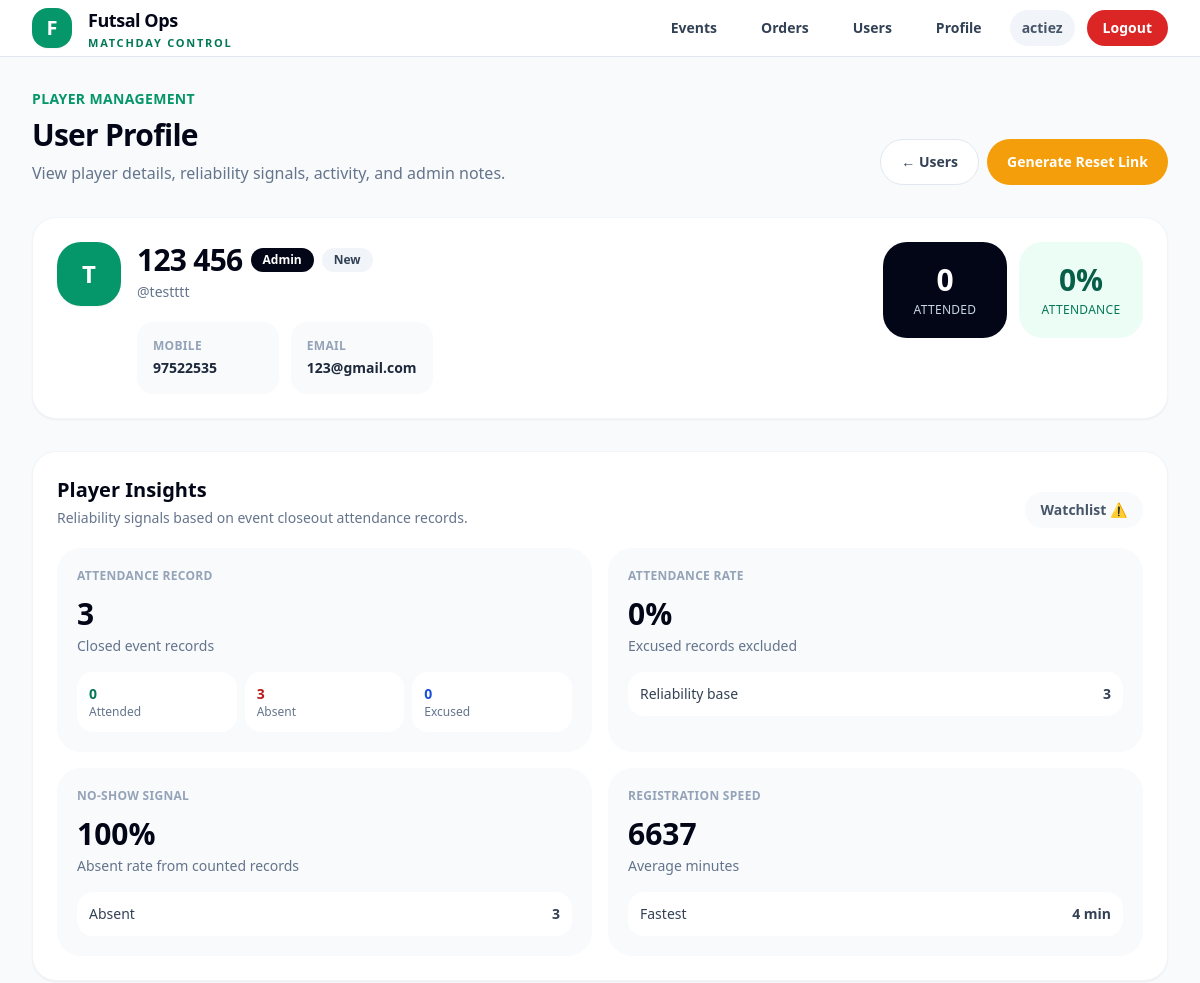
/users/9/ (signed in, upper part), run on an earlier commit of the app's database.
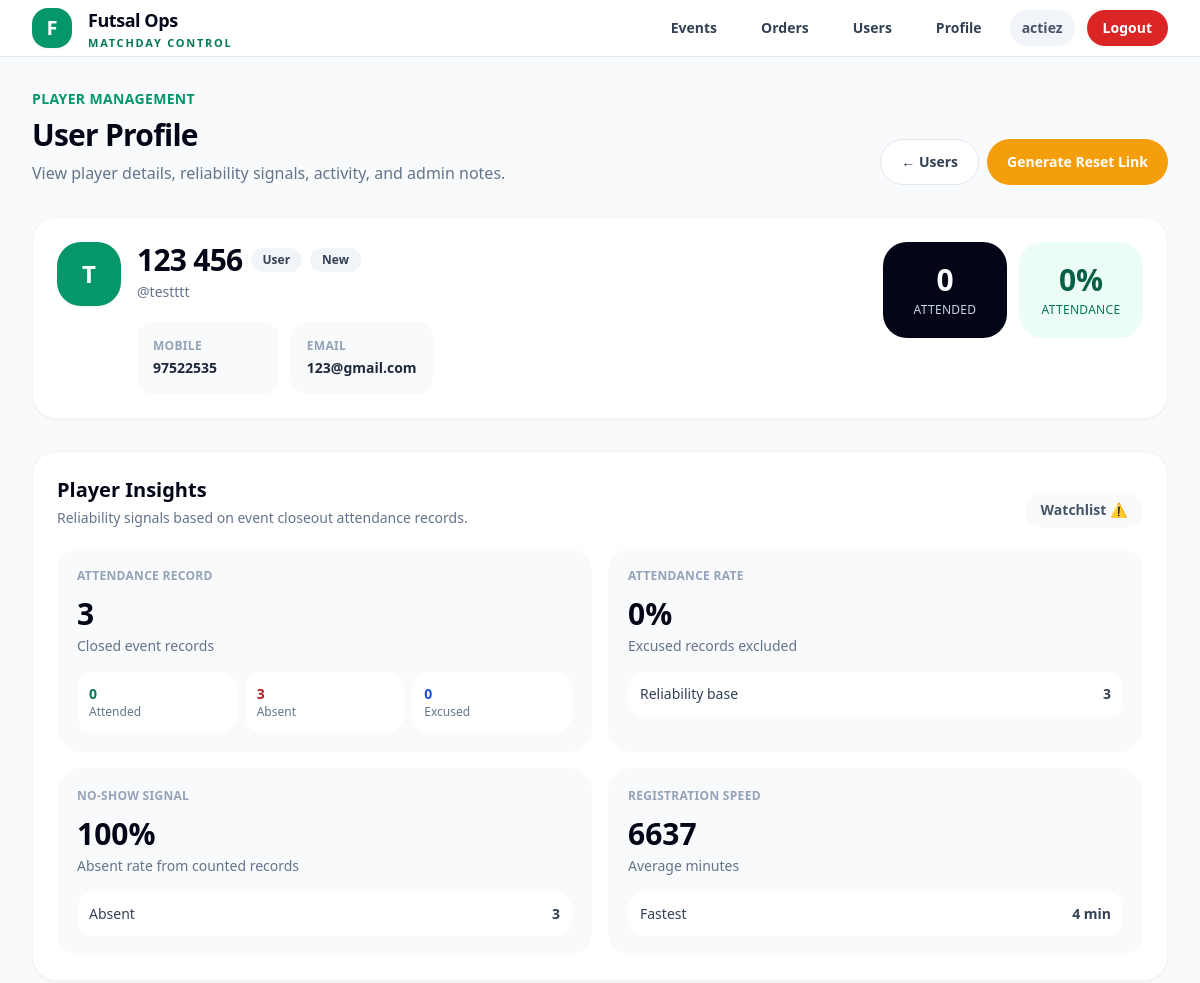
And on a later commit of the database.
### accounts/views.py (the view, shortened to what this page needs)
# urls.py: path("users/<int:user_id>/", views.admin_user_profile, name="admin_user_profile"),
@login_required
def admin_user_profile(request, user_id):
    if not request.user.is_superadmin_level():
        raise PermissionDenied("Only superadmin can access user details.")
    profile_user = get_object_or_404(User, id=user_id)
    if request.method == "POST":
        if request.POST.get("action") == "save_admin_notes":
            profile_user.admin_notes = request.POST.get("admin_notes", "")
            profile_user.save()
            messages.success(request, "Admin notes updated successfully.")
            return redirect("admin_user_profile", user_id=profile_user.id)
    current_registrations = (
        EventRegistration.objects
        .filter(
            user=profile_user,
            event__start_datetime__gte=timezone.now()
        )
        .exclude(status=EventRegistration.STATUS_REMOVED)
        .select_related("event")
        .order_by("event__start_datetime")
    )
    recent_registrations = (
        EventRegistration.objects
        .filter(
            user=profile_user,
            event__start_datetime__lt=timezone.now()
        )
        .select_related("event")
        .order_by("-event__start_datetime")[:5]
    )
    closed_closeout_statuses = [
        EventCloseout.STATUS_CLOSED_MANUAL,
        EventCloseout.STATUS_CLOSED_AUTO,
    ]
    attendance_records = (
        EventAttendance.objects
        .filter(
            user=profile_user,
            is_active=True,
            closeout__status__in=closed_closeout_statuses,
        )
        .select_related("event", "closeout")
    )
    closeout_total = attendance_records.count()
    attended = attendance_records.filter(status=EventAttendance.STATUS_ATTENDED).count()
    absent = attendance_records.filter(status=EventAttendance.STATUS_ABSENT).count()
    excused = attendance_records.filter(status=EventAttendance.STATUS_EXCUSED).count()
    reliability_base = attended + absent
    attendance_rate = 0
    if reliability_base > 0:
        attendance_rate = round((attended / reliability_base) * 100)
    no_show_rate = 0
    if reliability_base > 0:
        no_show_rate = round((absent / reliability_base) * 100)
    reliability_tag = "New Sample"
    if closeout_total == 0:
        all_regs = EventRegistration.objects.filter(user=profile_user).select_related("event")
        now = timezone.now()
        past_regs = [
            reg for reg in all_regs
            if reg.event.end_datetime and reg.event.end_datetime < now
        ]
        closeout_total = len(past_regs)
        attended = len([
            reg for reg in past_regs
            if reg.status == EventRegistration.STATUS_PLAYING
        ])
        absent = closeout_total - attended
        excused = 0
        reliability_base = attended + absent
        attendance_rate = 0
        if reliability_base > 0:
            attendance_rate = round((attended / reliability_base) * 100)
        no_show_rate = 0
        if reliability_base > 0:
            no_show_rate = round((absent / reliability_base) * 100)
        reliability_tag = "Legacy Data"
        if reliability_base >= 3:
            if attendance_rate >= 85:
                reliability_tag = "Reliable Player ✅"
            elif attendance_rate >= 60:
                reliability_tag = "Average Player ⚖️"
            else:
                reliability_tag = "Watchlist ⚠️"
    registration_delays = [
        reg.registration_delay_minutes
        for reg in EventRegistration.objects.filter(user=profile_user).select_related("event")
        if reg.registration_delay_minutes is not None
    ]
    avg_registration_speed = None
    fastest_registration_speed = None
    if registration_delays:
        avg_registration_speed = round(sum(registration_delays) / len(registration_delays))
        fastest_registration_speed = min(registration_delays)
    context = {
        "profile_user": profile_user,
        "current_registrations": current_registrations,
        "recent_registrations": recent_registrations,
        "insights": {
            "closeout_total": closeout_total,
            "attended": attended,
            "absent": absent,
            "excused": excused,
            "attendance_rate": attendance_rate,
            "no_show_rate": no_show_rate,
            "reliability_base": reliability_base,
            "reliability_tag": reliability_tag,
            "avg_registration_speed": avg_registration_speed,
            "fastest_registration_speed": fastest_registration_speed,
            "total_registered": closeout_total,
            "played": attended,
            "not_played": absent,
            "confirmed_playing": reliability_base,
            "completed": attended,
            "dropped_after_confirmed": absent,
            "waiting_total": 0,
            "waiting_converted": 0,
            "completion_rate": attendance_rate,
        },
    }
    return render(request, "accounts/admin_profile.html", context)

### accounts/models.py (called while the page is built)
    def is_admin_level(self):
        return self.is_authenticated and (
            self.is_superuser
            or self.role in {self.ROLE_ADMIN, self.ROLE_SUPERADMIN}
        )

    def is_superadmin_level(self):
        return self.is_authenticated and (
            self.is_superuser
            or self.role == self.ROLE_SUPERADMIN
        )

### events/models.py (called while the page is built)
    @property
    def weekday_display(self):
        local_start = timezone.localtime(self.start_datetime)
        return local_start.strftime("%A")

    @property
    def date_display(self):
        local_start = timezone.localtime(self.start_datetime)
        return local_start.strftime("%d %B %Y")

    @property
    def time_range_display(self):
        local_start = timezone.localtime(self.start_datetime)
        local_end = timezone.localtime(self.end_datetime)
        start = local_start.strftime("%I:%M %p").lstrip("0")
        end = local_end.strftime("%I:%M %p").lstrip("0")
        return f"{start} to {end}"

### registrations/models.py (called while the page is built)
    @property
    def registration_delay_seconds(self):
        if self.event and self.event.created_at and self.registered_at:
            return int((self.registered_at - self.event.created_at).total_seconds())
        return None

### templates/accounts/admin_profile.html (shortened to what the changed rows need)
{% extends "base.html" %}
{% block content %}
<div class="space-y-8">
    <div class="flex flex-col md:flex-row md:items-end md:justify-between gap-5">
        <div>
            <h1 class="mt-2 text-3xl font-black tracking-tight text-slate-950">
                User Profile
            </h1>
        </div>
    </div>
    <div class="bg-white rounded-3xl border border-slate-100 shadow-sm p-6">
        <div class="flex flex-col lg:flex-row lg:items-start lg:justify-between gap-6">
            <div class="flex items-start gap-4 flex-1 min-w-0">
                <div class="min-w-0">
                    <div class="flex flex-wrap items-center gap-2">
                        <h2 class="text-2xl md:text-3xl font-black tracking-tight text-slate-950">
                            {{ profile_user.get_full_name|default:profile_user.username }}
                        </h2>
                        {% if profile_user.is_superuser or profile_user.role == "superadmin" %}
                            <span class="inline-flex items-center rounded-full bg-purple-50 px-3 py-1 text-xs font-bold text-purple-700">
                                Superadmin
                            </span>
                        {% elif profile_user.role == "admin" %}
                            <span class="inline-flex items-center rounded-full bg-slate-950 px-3 py-1 text-xs font-bold text-white">
                                Admin
                            </span>
                        {% else %}
                            <span class="inline-flex items-center rounded-full bg-slate-100 px-3 py-1 text-xs font-bold text-slate-700">
                                User
                            </span>
                        {% endif %}
                        {% if profile_user.player_type == "core" %}
                            <span class="inline-flex items-center rounded-full bg-emerald-50 px-3 py-1 text-xs font-bold text-emerald-700">
                                Core
                            </span>
                        {% elif profile_user.player_type == "regular" %}
                            <span class="inline-flex items-center rounded-full bg-blue-50 px-3 py-1 text-xs font-bold text-blue-700">
                                Regular
                            </span>
                        {% elif profile_user.player_type == "naughty" %}
                            <span class="inline-flex items-center rounded-full bg-red-50 px-3 py-1 text-xs font-bold text-red-700">
                                Naughty
                            </span>
                        {% else %}
                            <span class="inline-flex items-center rounded-full bg-slate-100 px-3 py-1 text-xs font-bold text-slate-700">
                                New
                            </span>
                        {% endif %}
                    </div>
                </div>
            </div>
        </div>
    </div>
    <div class="bg-white rounded-3xl border border-slate-100 shadow-sm p-6">
        <div class="flex flex-col md:flex-row md:items-end md:justify-between gap-3 mb-5">
            <div>
                <h2 class="text-xl font-black text-slate-950">Player Insights</h2>
            </div>
        </div>
    </div>
</div>
{% endblock %}

What changed in the data, as far as the page shows it:
changed User "testttt": role "admin" → "user" (drawn)
Also different on the page:
text no longer shown: "Admin"
text now shown: "User"
